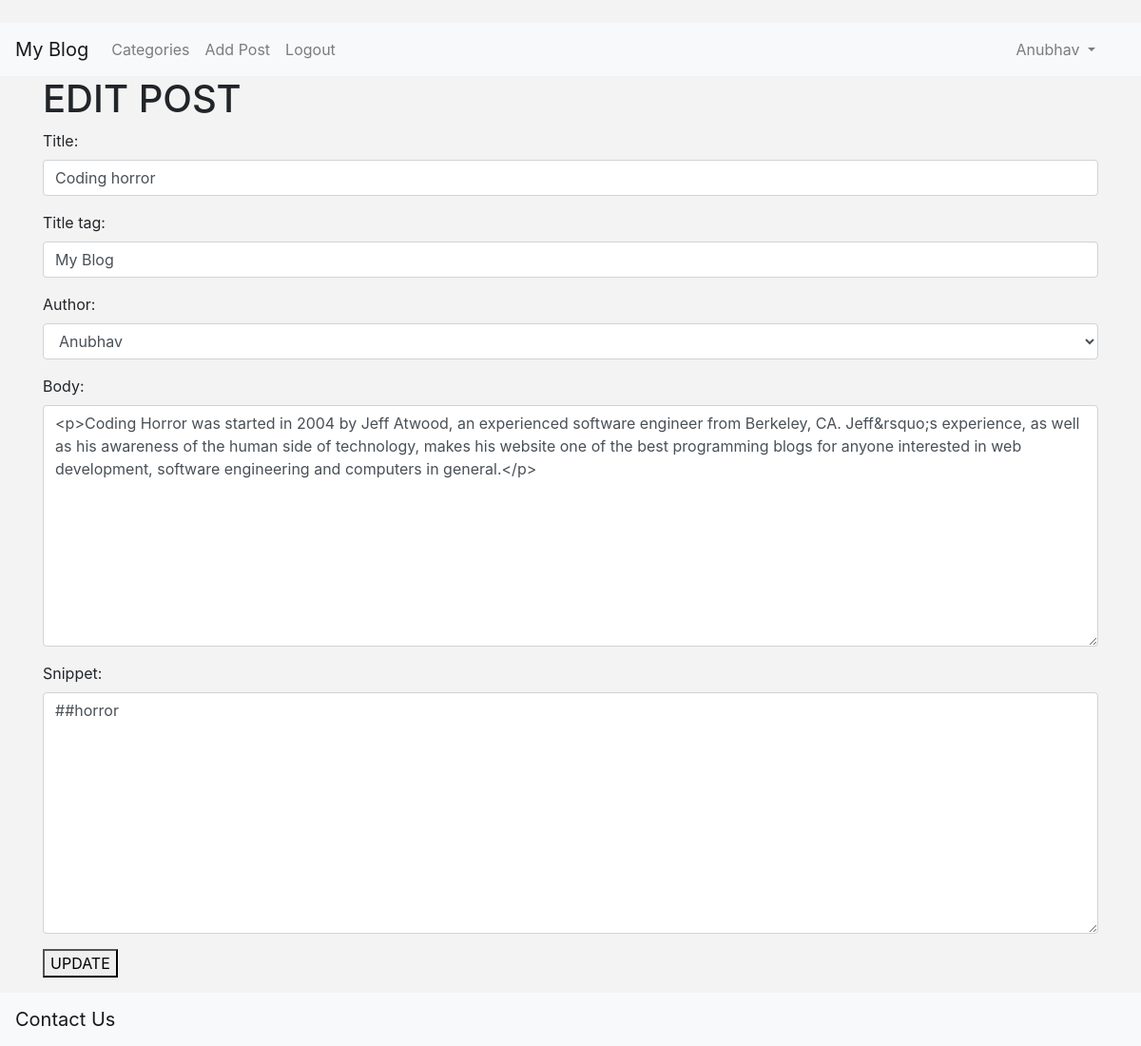
/article/edit/32 (signed in), run on the app's committed database.
### myblog/models.py (models this page shows, shortened)
class Post(models.Model):
    title=models.CharField(max_length=255)
    header_image=models.ImageField(null=True,blank=True,upload_to="images/")
    title_tag=models.CharField(max_length=64,default="My Blog")
    author=models.ForeignKey(User,on_delete=models.CASCADE)
    body=RichTextField(blank=True,null=True)
    post_date=models.DateField(auto_now_add=True)
    snippet=models.CharField(max_length=255)
    category=models.CharField(max_length=255)##add default for admin site adding category
    likes=models.ManyToManyField(User,related_name='bog_posts')

### myblog/views.py (the view)
# urls.py: path("article/edit/<str:pk>",UpdatePostView.as_view(),name="update_post"),
class UpdatePostView(UpdateView):
    model=Post
    form_class=EditForm      #update post
    template_name="myblog/update_post.html"

### myblog/forms.py
class EditForm(forms.ModelForm):
    class Meta:
        model=Post
        fields=('title','title_tag','author','body','snippet')
        widgets={
            'title':forms.TextInput(attrs={"class":'form-control',"placeholder":'title'}),
            'title_tag':forms.TextInput(attrs={"class":'form-control'}),
            'author':forms.Select(attrs={"class":'form-control'}),
            'body':forms.Textarea(attrs={"class":'form-control'}),
            'snippet':forms.Textarea(attrs={"class":'form-control'})
            }

### myblog/templates/myblog/update_post.html (shortened to what this page needs)
{% extends 'myblog/base.html' %}
   {% block body %}
{% if user.is_authenticated   %}
<h1>EDIT POST</h1>
 {% if user.id == post.author.id  %}
    <div class="form-group">
        <form method="post">
            {{form.as_p}}
            <button>UPDATE</button>
        </form>
    </div>
 {% else %}
  YOu are not allowed here (and you no it).
 {% endif %}
{% else %}
YOu are not allowed here (and you no it).
{% endif %}
   {% endblock %}

### myblog/templates/myblog/base.html (shortened to what this page needs)
﻿{% load static %}
<!doctype html>
<html lang="en">
<head>
    <link rel="stylesheet" href="https://stackpath.bootstrapcdn.com/bootstrap/4.5.2/css/bootstrap.min.css">
<link rel="stylesheet" href="{% static 'myblog/style.css' %}">
</head>
<body>
    <nav class="navbar navbar-expand-lg navbar-light bg-light">
        <a class="navbar-brand" href="{% url 'home' %}">My Blog</a>
        <div class="collapse navbar-collapse" id="navbarSupportedContent">
            <ul class="navbar-nav mr-auto">
                <li class="nav-item">
                    <a class="nav-link" href="{% url 'category-list' %}">Categories</a>
                </li>
                {% if user.is_authenticated   %}
                <li class="nav-item">
                    <a class="nav-link" href="{% url 'add_post' %}">Add Post</a>
                </li>
                <li class="nav-item">
                    <a class="nav-link" href="{% url 'logout' %}">Logout</a>
                </li>
                {% endif %}
            </ul>
            {% if user.is_authenticated   %}
            {% if user.profile.id %}
            <ul class="navbar-nav ml-auto mx-6">
                <li class="nav-item dropdown mx-4">
                    <a class="nav-link dropdown-toggle" href="#" id="navbarDropdown" role="button" data-toggle="dropdown" aria-haspopup="true" aria-expanded="false">
                        {{ user.first_name }}
                    </a>
                    </li>
                </ul>
                {% endif %}
                {% endif %}
</div>
    </nav>
    <div class="container">
        {% block body %}
        {% endblock %}
    </div>
<nav class="navbar navbar-light bg-light">
    <a class="navbar-brand" href="#">
        Contact Us
      </a>
  </nav>
</body>
</html>

### myblog/static/myblog/style.css (style rules this page uses)
* { box-sizing: border-box; margin:0 }
body { background-color: #F3F3F3 }

### data on the page
Post: title "Coding horror", title_tag "My Blog", author "Anubhav", body "<p>Coding Horror was started in 2004 by Jeff Atwood, an experienced software engineer from Berkeley, CA. Jeff&rsquo;s experience, as well as his awareness of the human side of technology, makes his website one of the best programming blogs for anyone interested in web development, software engineering and computers in general.</p>", snippet "##horror"

### other printed values
{{ user.first_name }} "Anubhav"
